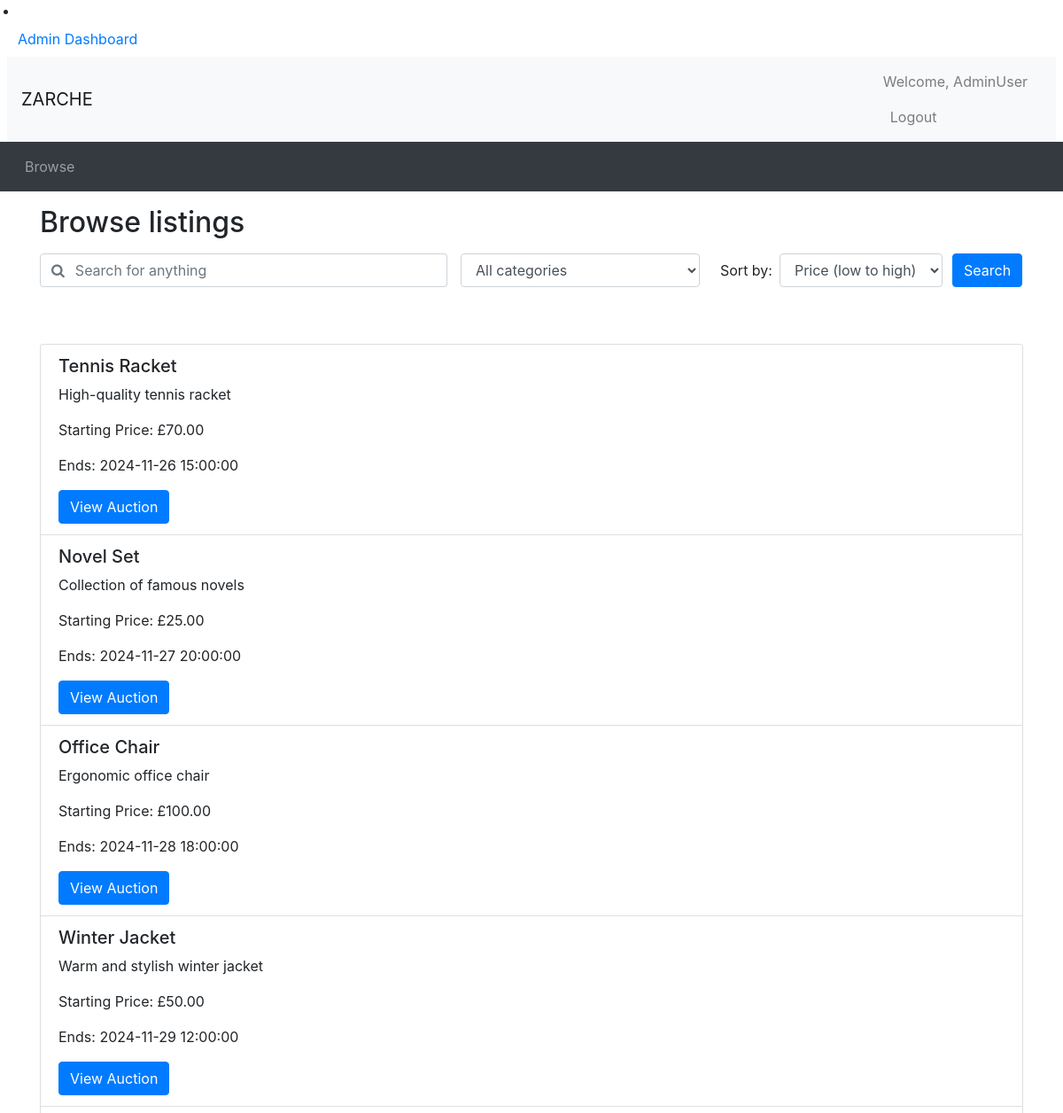
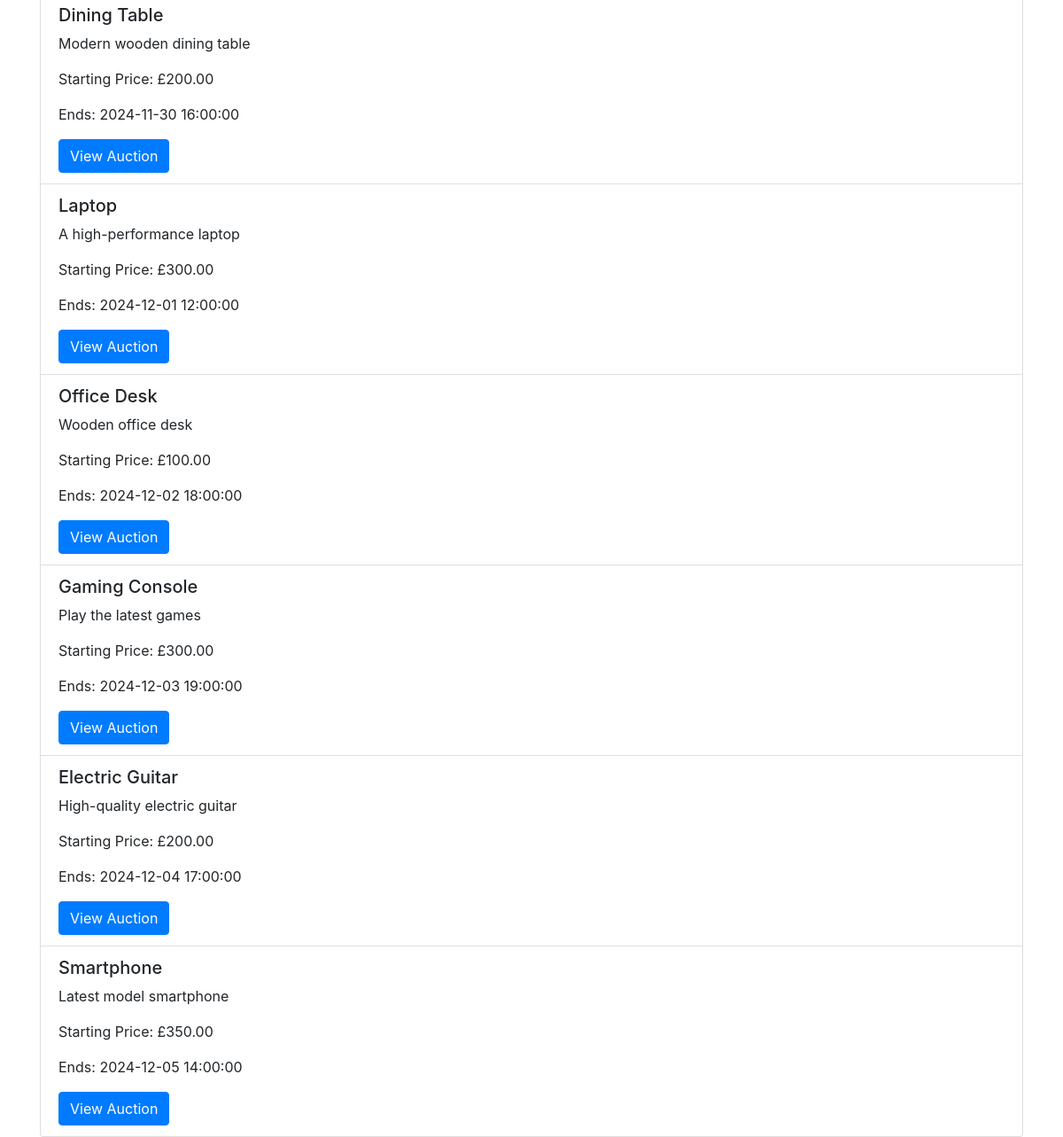
The app's page /browse.php (signed in) with its own data (2 pictures, top to bottom).
### tables this page shows
CREATE TABLE `Auction` (
  `AuctionID` INT AUTO_INCREMENT PRIMARY KEY,
  `UserID` INT,
  `ItemName` VARCHAR(255) NOT NULL,
  `Description` VARCHAR(255) NOT NULL,
  `CategoryID` INT,
  `ReservePrice` DECIMAL(10, 2),
  `StartPrice` DECIMAL(10, 2),
  `EndDate` DATETIME,
  `Views` INT DEFAULT 0,
  `Image` VARCHAR(255),
  FOREIGN KEY (`UserID`) REFERENCES `Users`(`UserID`) ON DELETE CASCADE,
  FOREIGN KEY (`CategoryID`) REFERENCES `Category`(`CategoryID`) ON DELETE CASCADE
);

### browse.php (the view, shortened to what this page needs)
<?php include_once("header.php")?>
<?php require("utilities.php")?>
<div class="container">
<h2 class="my-3">Browse listings</h2>
<div id="searchSpecs">
<form method="get" action="browse.php">
  <div class="row">
    <div class="col-md-5 pr-0">
      <div class="form-group">
	    <div class="input-group">
          <div class="input-group-prepend">
            <span class="input-group-text bg-transparent pr-0 text-muted">
              <i class="fa fa-search"></i>
            </span>
          </div>
          <input type="text" class="form-control border-left-0" id="keyword" name="keyword" placeholder="Search for anything" value="<?php echo isset($_GET['keyword']) ? htmlspecialchars($_GET['keyword']) : ''; ?>">
        </div>
      </div>
    </div>
    <div class="col-md-3 pr-0">
      <div class="form-group">
        <select class="form-control" id="cat" name="cat">
          <option selected value="all">All categories</option>
        </select>
      </div>
    </div>
    <div class="col-md-3 pr-0">
      <div class="form-inline">
        <label class="mx-2" for="order_by">Sort by:</label>
        <select class="form-control" id="order_by" name="order_by">
          <option selected value="pricelow" <?php echo isset($_GET['order_by']) && $_GET['order_by'] == 'pricelow' ? 'selected' : ''; ?>>Price (low to high)</option>
        </select>
      </div>
    </div>
    <div class="col-md-1 px-0">
      <button type="submit" class="btn btn-primary">Search</button>
    </div>
  </div>
</form>
</div>
</div>
<?php
$ordering = isset($_GET['order_by']) ? $_GET['order_by'] : 'date';
$sql = "SELECT AuctionID, ItemName, Description, StartPrice, EndDate, Image FROM Auction WHERE EndDate > NOW()";
switch ($ordering) {
    case 'date':
        $sql .= " ORDER BY EndDate ASC";
        break;
}
$stmt = $conn->prepare($sql);
$stmt->execute();
$result = $stmt->get_result();
?>
<div class="container mt-5">
<ul class="list-group">
<?php
while ($row = $result->fetch_assoc()) {
    $auctionID = $row['AuctionID'];
    $itemName = htmlspecialchars($row['ItemName']);
    $description = htmlspecialchars($row['Description']);
    $startPrice = number_format($row['StartPrice'], 2);
    $endDate = new DateTime($row['EndDate']);
    $formattedDate = $endDate->format('Y-m-d H:i:s');
    echo "<li class='list-group-item'>";
    echo "<h5>$itemName</h5>";
    echo "<p>$description</p>";
    echo "<p>Starting Price: £$startPrice</p>";
    echo "<p>Ends: $formattedDate</p>";
    echo "<a href='auction_details.php?auctionID=$auctionID' class='btn btn-primary'>View Auction</a>";
    echo "</li>";
}
?>
</ul>
</div>
<?php include_once("footer.php")?>

### records on screen
auction: ItemName "Tennis Racket", Description "High-quality tennis racket", StartPrice "70.00", EndDate "2024-11-26 15:00:00"
auction: ItemName "Novel Set", Description "Collection of famous novels", StartPrice "25.00", EndDate "2024-11-27 20:00:00"
auction: ItemName "Office Chair", Description "Ergonomic office chair", StartPrice "100.00", EndDate "2024-11-28 18:00:00"
auction: ItemName "Winter Jacket", Description "Warm and stylish winter jacket", StartPrice "50.00", EndDate "2024-11-29 12:00:00"
auction: ItemName "Dining Table", Description "Modern wooden dining table", StartPrice "200.00", EndDate "2024-11-30 16:00:00"
auction: ItemName "Laptop", Description "A high-performance laptop", StartPrice "300.00", EndDate "2024-12-01 12:00:00"
auction: ItemName "Office Desk", Description "Wooden office desk", StartPrice "100.00", EndDate "2024-12-02 18:00:00"
auction: ItemName "Gaming Console", Description "Play the latest games", StartPrice "300.00", EndDate "2024-12-03 19:00:00"
auction: ItemName "Electric Guitar", Description "High-quality electric guitar", StartPrice "200.00", EndDate "2024-12-04 17:00:00"
auction: ItemName "Smartphone", Description "Latest model smartphone", StartPrice "350.00", EndDate "2024-12-05 14:00:00"

### other values on screen
$_SESSION['Username'] "AdminUser"
